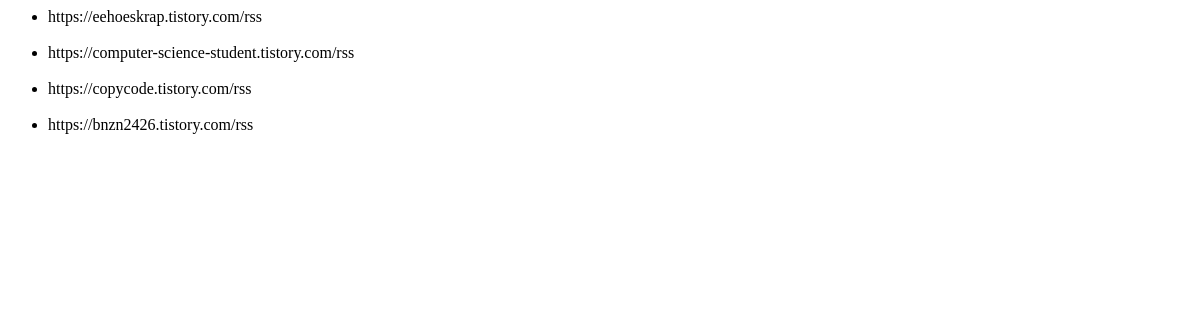
/test/, run on an earlier commit of the app's database.
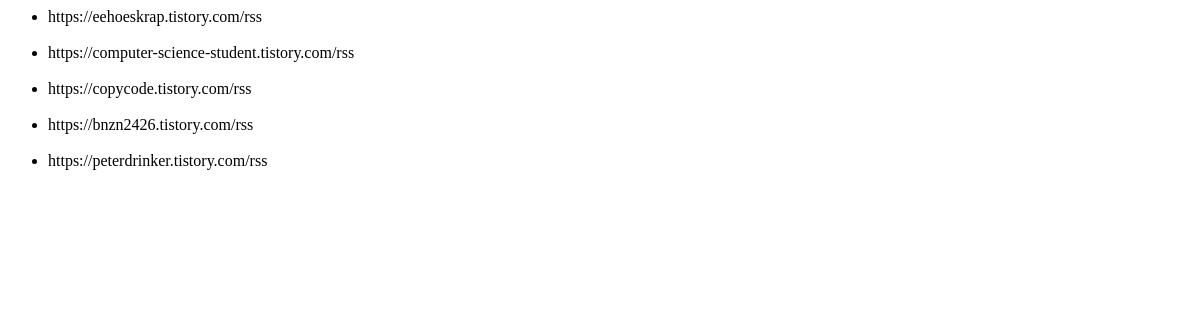
And on a later commit of the database.
### RssFeedWeb/models.py (models this page shows)
class subsData(models.Model):
    link = models.URLField(unique=True)
    date = models.DateTimeField(auto_now_add=True)

### RssFeedWeb/views.py (the view)
# urls.py: path('test/',views.sublist,name='sublist'),
def sublist(request):
    sub_list = subsData.objects.all()
    context = {'sub_list': sub_list}
    return render(request, 'RssFeedWeb/test.html', context)

### templates/RssFeedWeb/test.html
<div>
    <ul>
        {% for subsData in sub_list %}
        <li>
            {{subsData.link}}
        </li>
        <br>
        {% endfor %}
    </ul>
</div>

What changed in the data, as far as the page shows it:
added subsData: link "https://peterdrinker.tistory.com/rss"
